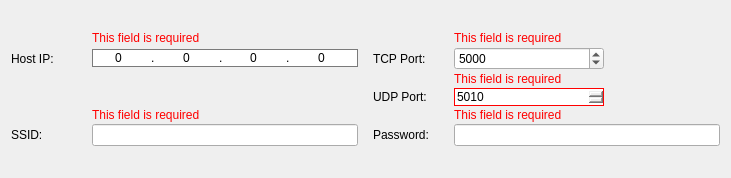
<?xml version="1.0" encoding="UTF-8"?>
<ui version="4.0">
 <class>Form_wifi_config</class>
 <widget class="QWidget" name="Form_wifi_config">
  <property name="geometry">
   <rect>
    <x>0</x>
    <y>0</y>
    <width>731</width>
    <height>178</height>
   </rect>
  </property>
  <property name="windowTitle">
   <string>Form</string>
  </property>
  <layout class="QVBoxLayout" name="verticalLayout_wifi_config">
   <item>
    <layout class="QGridLayout" name="gridLayout_wifi_config" rowstretch="1,0,0,0,0,0" columnstretch="1,4,1,4">
     <property name="horizontalSpacing">
      <number>15</number>
     </property>
     <property name="verticalSpacing">
      <number>2</number>
     </property>
     <item row="2" column="3">
      <widget class="QLabel" name="label_udp_port_status_msg">
       <property name="sizePolicy">
        <sizepolicy hsizetype="Preferred" vsizetype="Fixed">
         <horstretch>0</horstretch>
         <verstretch>0</verstretch>
        </sizepolicy>
       </property>
       <property name="palette">
        <palette>
         <active>
          <colorrole role="WindowText">
           <brush brushstyle="SolidPattern">
            <color alpha="255">
             <red>255</red>
             <green>0</green>
             <blue>0</blue>
            </color>
           </brush>
          </colorrole>
         </active>
         <inactive>
          <colorrole role="WindowText">
           <brush brushstyle="SolidPattern">
            <color alpha="255">
             <red>255</red>
             <green>0</green>
             <blue>0</blue>
            </color>
           </brush>
          </colorrole>
         </inactive>
         <disabled>
          <colorrole role="WindowText">
           <brush brushstyle="SolidPattern">
            <color alpha="255">
             <red>120</red>
             <green>120</green>
             <blue>120</blue>
            </color>
           </brush>
          </colorrole>
         </disabled>
        </palette>
       </property>
       <property name="text">
        <string>This field is required</string>
       </property>
       <property name="alignment">
        <set>Qt::AlignBottom|Qt::AlignLeading|Qt::AlignLeft</set>
       </property>
      </widget>
     </item>
     <item row="1" column="0">
      <widget class="QLabel" name="label_host_ip">
       <property name="text">
        <string>Host IP: </string>
       </property>
      </widget>
     </item>
     <item row="5" column="2">
      <widget class="QLabel" name="label_pass">
       <property name="text">
        <string>Password: </string>
       </property>
      </widget>
     </item>
     <item row="5" column="0">
      <widget class="QLabel" name="label_ssid">
       <property name="text">
        <string>SSID:</string>
       </property>
      </widget>
     </item>
     <item row="4" column="3">
      <widget class="QLabel" name="label_pass_status_msg">
       <property name="sizePolicy">
        <sizepolicy hsizetype="Preferred" vsizetype="Fixed">
         <horstretch>0</horstretch>
         <verstretch>0</verstretch>
        </sizepolicy>
       </property>
       <property name="palette">
        <palette>
         <active>
          <colorrole role="WindowText">
           <brush brushstyle="SolidPattern">
            <color alpha="255">
             <red>255</red>
             <green>0</green>
             <blue>0</blue>
            </color>
           </brush>
          </colorrole>
         </active>
         <inactive>
          <colorrole role="WindowText">
           <brush brushstyle="SolidPattern">
            <color alpha="255">
             <red>255</red>
             <green>0</green>
             <blue>0</blue>
            </color>
           </brush>
          </colorrole>
         </inactive>
         <disabled>
          <colorrole role="WindowText">
           <brush brushstyle="SolidPattern">
            <color alpha="255">
             <red>120</red>
             <green>120</green>
             <blue>120</blue>
            </color>
           </brush>
          </colorrole>
         </disabled>
        </palette>
       </property>
       <property name="text">
        <string>This field is required</string>
       </property>
       <property name="alignment">
        <set>Qt::AlignBottom|Qt::AlignLeading|Qt::AlignLeft</set>
       </property>
      </widget>
     </item>
     <item row="0" column="1">
      <widget class="QLabel" name="label_host_ip_status_msg">
       <property name="sizePolicy">
        <sizepolicy hsizetype="Preferred" vsizetype="Fixed">
         <horstretch>0</horstretch>
         <verstretch>0</verstretch>
        </sizepolicy>
       </property>
       <property name="palette">
        <palette>
         <active>
          <colorrole role="WindowText">
           <brush brushstyle="SolidPattern">
            <color alpha="255">
             <red>255</red>
             <green>0</green>
             <blue>0</blue>
            </color>
           </brush>
          </colorrole>
          <colorrole role="PlaceholderText">
           <brush brushstyle="SolidPattern">
            <color alpha="128">
             <red>0</red>
             <green>0</green>
             <blue>0</blue>
            </color>
           </brush>
          </colorrole>
         </active>
         <inactive>
          <colorrole role="WindowText">
           <brush brushstyle="SolidPattern">
            <color alpha="255">
             <red>255</red>
             <green>0</green>
             <blue>0</blue>
            </color>
           </brush>
          </colorrole>
          <colorrole role="PlaceholderText">
           <brush brushstyle="SolidPattern">
            <color alpha="128">
             <red>0</red>
             <green>0</green>
             <blue>0</blue>
            </color>
           </brush>
          </colorrole>
         </inactive>
         <disabled>
          <colorrole role="WindowText">
           <brush brushstyle="SolidPattern">
            <color alpha="255">
             <red>120</red>
             <green>120</green>
             <blue>120</blue>
            </color>
           </brush>
          </colorrole>
          <colorrole role="PlaceholderText">
           <brush brushstyle="SolidPattern">
            <color alpha="128">
             <red>0</red>
             <green>0</green>
             <blue>0</blue>
            </color>
           </brush>
          </colorrole>
         </disabled>
        </palette>
       </property>
       <property name="text">
        <string>This field is required</string>
       </property>
       <property name="alignment">
        <set>Qt::AlignBottom|Qt::AlignLeading|Qt::AlignLeft</set>
       </property>
      </widget>
     </item>
     <item row="5" column="3">
      <widget class="QLineEdit" name="lineEdit_pass">
       <property name="echoMode">
        <enum>QLineEdit::Password</enum>
       </property>
      </widget>
     </item>
     <item row="3" column="2">
      <widget class="QLabel" name="label_udp_port">
       <property name="text">
        <string>UDP Port:</string>
       </property>
      </widget>
     </item>
     <item row="5" column="1">
      <widget class="QLineEdit" name="lineEdit_ssid"/>
     </item>
     <item row="4" column="1">
      <widget class="QLabel" name="label_ssid_status_msg">
       <property name="sizePolicy">
        <sizepolicy hsizetype="Preferred" vsizetype="Fixed">
         <horstretch>0</horstretch>
         <verstretch>0</verstretch>
        </sizepolicy>
       </property>
       <property name="palette">
        <palette>
         <active>
          <colorrole role="WindowText">
           <brush brushstyle="SolidPattern">
            <color alpha="255">
             <red>255</red>
             <green>0</green>
             <blue>0</blue>
            </color>
           </brush>
          </colorrole>
         </active>
         <inactive>
          <colorrole role="WindowText">
           <brush brushstyle="SolidPattern">
            <color alpha="255">
             <red>255</red>
             <green>0</green>
             <blue>0</blue>
            </color>
           </brush>
          </colorrole>
         </inactive>
         <disabled>
          <colorrole role="WindowText">
           <brush brushstyle="SolidPattern">
            <color alpha="255">
             <red>120</red>
             <green>120</green>
             <blue>120</blue>
            </color>
           </brush>
          </colorrole>
         </disabled>
        </palette>
       </property>
       <property name="text">
        <string>This field is required</string>
       </property>
       <property name="alignment">
        <set>Qt::AlignLeading|Qt::AlignLeft|Qt::AlignVCenter</set>
       </property>
      </widget>
     </item>
     <item row="3" column="3">
      <widget class="QSpinBox" name="spinBox_udp_port">
       <property name="sizePolicy">
        <sizepolicy hsizetype="Minimum" vsizetype="Fixed">
         <horstretch>0</horstretch>
         <verstretch>0</verstretch>
        </sizepolicy>
       </property>
       <property name="maximumSize">
        <size>
         <width>150</width>
         <height>16777215</height>
        </size>
       </property>
       <property name="sizeIncrement">
        <size>
         <width>0</width>
         <height>0</height>
        </size>
       </property>
       <property name="styleSheet">
        <string notr="true">border: 1px solid red</string>
       </property>
       <property name="accelerated">
        <bool>true</bool>
       </property>
       <property name="maximum">
        <number>65535</number>
       </property>
       <property name="value">
        <number>5010</number>
       </property>
      </widget>
     </item>
     <item row="1" column="1">
      <widget class="QGroupBox" name="groupBox_host_ip">
       <property name="sizePolicy">
        <sizepolicy hsizetype="Preferred" vsizetype="Fixed">
         <horstretch>0</horstretch>
         <verstretch>0</verstretch>
        </sizepolicy>
       </property>
       <property name="palette">
        <palette>
         <active>
          <colorrole role="Button">
           <brush brushstyle="SolidPattern">
            <color alpha="255">
             <red>255</red>
             <green>255</green>
             <blue>255</blue>
            </color>
           </brush>
          </colorrole>
          <colorrole role="Light">
           <brush brushstyle="SolidPattern">
            <color alpha="255">
             <red>255</red>
             <green>0</green>
             <blue>127</blue>
            </color>
           </brush>
          </colorrole>
          <colorrole role="Base">
           <brush brushstyle="SolidPattern">
            <color alpha="255">
             <red>255</red>
             <green>255</green>
             <blue>255</blue>
            </color>
           </brush>
          </colorrole>
          <colorrole role="Window">
           <brush brushstyle="SolidPattern">
            <color alpha="255">
             <red>255</red>
             <green>255</green>
             <blue>255</blue>
            </color>
           </brush>
          </colorrole>
         </active>
         <inactive>
          <colorrole role="Button">
           <brush brushstyle="SolidPattern">
            <color alpha="255">
             <red>255</red>
             <green>255</green>
             <blue>255</blue>
            </color>
           </brush>
          </colorrole>
          <colorrole role="Light">
           <brush brushstyle="SolidPattern">
            <color alpha="255">
             <red>255</red>
             <green>0</green>
             <blue>127</blue>
            </color>
           </brush>
          </colorrole>
          <colorrole role="Base">
           <brush brushstyle="SolidPattern">
            <color alpha="255">
             <red>255</red>
             <green>255</green>
             <blue>255</blue>
            </color>
           </brush>
          </colorrole>
          <colorrole role="Window">
           <brush brushstyle="SolidPattern">
            <color alpha="255">
             <red>255</red>
             <green>255</green>
             <blue>255</blue>
            </color>
           </brush>
          </colorrole>
         </inactive>
         <disabled>
          <colorrole role="Button">
           <brush brushstyle="SolidPattern">
            <color alpha="255">
             <red>255</red>
             <green>255</green>
             <blue>255</blue>
            </color>
           </brush>
          </colorrole>
          <colorrole role="Light">
           <brush brushstyle="SolidPattern">
            <color alpha="255">
             <red>255</red>
             <green>0</green>
             <blue>127</blue>
            </color>
           </brush>
          </colorrole>
          <colorrole role="Base">
           <brush brushstyle="SolidPattern">
            <color alpha="255">
             <red>255</red>
             <green>255</green>
             <blue>255</blue>
            </color>
           </brush>
          </colorrole>
          <colorrole role="Window">
           <brush brushstyle="SolidPattern">
            <color alpha="255">
             <red>255</red>
             <green>255</green>
             <blue>255</blue>
            </color>
           </brush>
          </colorrole>
         </disabled>
        </palette>
       </property>
       <property name="styleSheet">
        <string notr="true">background:white;
border: 1px solid rgb(122, 122, 122);</string>
       </property>
       <property name="title">
        <string/>
       </property>
       <property name="flat">
        <bool>false</bool>
       </property>
       <layout class="QHBoxLayout" name="horizontalLayout">
        <property name="leftMargin">
         <number>0</number>
        </property>
        <property name="topMargin">
         <number>0</number>
        </property>
        <property name="bottomMargin">
         <number>0</number>
        </property>
        <item>
         <widget class="QSpinBox" name="spinBox_byte_1">
          <property name="palette">
           <palette>
            <active>
             <colorrole role="Button">
              <brush brushstyle="SolidPattern">
               <color alpha="255">
                <red>255</red>
                <green>255</green>
                <blue>255</blue>
               </color>
              </brush>
             </colorrole>
             <colorrole role="Base">
              <brush brushstyle="SolidPattern">
               <color alpha="255">
                <red>255</red>
                <green>255</green>
                <blue>255</blue>
               </color>
              </brush>
             </colorrole>
             <colorrole role="Window">
              <brush brushstyle="SolidPattern">
               <color alpha="255">
                <red>255</red>
                <green>255</green>
                <blue>255</blue>
               </color>
              </brush>
             </colorrole>
            </active>
            <inactive>
             <colorrole role="Button">
              <brush brushstyle="SolidPattern">
               <color alpha="255">
                <red>255</red>
                <green>255</green>
                <blue>255</blue>
               </color>
              </brush>
             </colorrole>
             <colorrole role="Base">
              <brush brushstyle="SolidPattern">
               <color alpha="255">
                <red>255</red>
                <green>255</green>
                <blue>255</blue>
               </color>
              </brush>
             </colorrole>
             <colorrole role="Window">
              <brush brushstyle="SolidPattern">
               <color alpha="255">
                <red>255</red>
                <green>255</green>
                <blue>255</blue>
               </color>
              </brush>
             </colorrole>
            </inactive>
            <disabled>
             <colorrole role="Button">
              <brush brushstyle="SolidPattern">
               <color alpha="255">
                <red>255</red>
                <green>255</green>
                <blue>255</blue>
               </color>
              </brush>
             </colorrole>
             <colorrole role="Base">
              <brush brushstyle="SolidPattern">
               <color alpha="255">
                <red>255</red>
                <green>255</green>
                <blue>255</blue>
               </color>
              </brush>
             </colorrole>
             <colorrole role="Window">
              <brush brushstyle="SolidPattern">
               <color alpha="255">
                <red>255</red>
                <green>255</green>
                <blue>255</blue>
               </color>
              </brush>
             </colorrole>
            </disabled>
           </palette>
          </property>
          <property name="styleSheet">
           <string notr="true">border: 0px solid white</string>
          </property>
          <property name="alignment">
           <set>Qt::AlignCenter</set>
          </property>
          <property name="buttonSymbols">
           <enum>QAbstractSpinBox::NoButtons</enum>
          </property>
          <property name="showGroupSeparator" stdset="0">
           <bool>false</bool>
          </property>
          <property name="maximum">
           <number>255</number>
          </property>
         </widget>
        </item>
        <item>
         <widget class="QLabel" name="label_dot_1">
          <property name="sizePolicy">
           <sizepolicy hsizetype="Fixed" vsizetype="Fixed">
            <horstretch>0</horstretch>
            <verstretch>0</verstretch>
           </sizepolicy>
          </property>
          <property name="styleSheet">
           <string notr="true">border: 0px solid white</string>
          </property>
          <property name="text">
           <string>.</string>
          </property>
         </widget>
        </item>
        <item>
         <widget class="QSpinBox" name="spinBox_byte_2">
          <property name="palette">
           <palette>
            <active>
             <colorrole role="Button">
              <brush brushstyle="SolidPattern">
               <color alpha="255">
                <red>255</red>
                <green>255</green>
                <blue>255</blue>
               </color>
              </brush>
             </colorrole>
             <colorrole role="Base">
              <brush brushstyle="SolidPattern">
               <color alpha="255">
                <red>255</red>
                <green>255</green>
                <blue>255</blue>
               </color>
              </brush>
             </colorrole>
             <colorrole role="Window">
              <brush brushstyle="SolidPattern">
               <color alpha="255">
                <red>255</red>
                <green>255</green>
                <blue>255</blue>
               </color>
              </brush>
             </colorrole>
            </active>
            <inactive>
             <colorrole role="Button">
              <brush brushstyle="SolidPattern">
               <color alpha="255">
                <red>255</red>
                <green>255</green>
                <blue>255</blue>
               </color>
              </brush>
             </colorrole>
             <colorrole role="Base">
              <brush brushstyle="SolidPattern">
               <color alpha="255">
                <red>255</red>
                <green>255</green>
                <blue>255</blue>
               </color>
              </brush>
             </colorrole>
             <colorrole role="Window">
              <brush brushstyle="SolidPattern">
               <color alpha="255">
                <red>255</red>
                <green>255</green>
                <blue>255</blue>
               </color>
              </brush>
             </colorrole>
            </inactive>
            <disabled>
             <colorrole role="Button">
              <brush brushstyle="SolidPattern">
               <color alpha="255">
                <red>255</red>
                <green>255</green>
                <blue>255</blue>
               </color>
              </brush>
             </colorrole>
             <colorrole role="Base">
              <brush brushstyle="SolidPattern">
               <color alpha="255">
                <red>255</red>
                <green>255</green>
                <blue>255</blue>
               </color>
              </brush>
             </colorrole>
             <colorrole role="Window">
              <brush brushstyle="SolidPattern">
               <color alpha="255">
                <red>255</red>
                <green>255</green>
                <blue>255</blue>
               </color>
              </brush>
             </colorrole>
            </disabled>
           </palette>
          </property>
          <property name="styleSheet">
           <string notr="true">border: 0px solid white</string>
          </property>
          <property name="alignment">
           <set>Qt::AlignCenter</set>
          </property>
          <property name="buttonSymbols">
           <enum>QAbstractSpinBox::NoButtons</enum>
          </property>
          <property name="maximum">
           <number>255</number>
          </property>
         </widget>
        </item>
        <item>
         <widget class="QLabel" name="label_dot_2">
          <property name="sizePolicy">
           <sizepolicy hsizetype="Fixed" vsizetype="Fixed">
            <horstretch>0</horstretch>
            <verstretch>0</verstretch>
           </sizepolicy>
          </property>
          <property name="styleSheet">
           <string notr="true">border: 0px solid white</string>
          </property>
          <property name="text">
           <string>.</string>
          </property>
         </widget>
        </item>
        <item>
         <widget class="QSpinBox" name="spinBox_byte_3">
          <property name="palette">
           <palette>
            <active>
             <colorrole role="Button">
              <brush brushstyle="SolidPattern">
               <color alpha="255">
                <red>255</red>
                <green>255</green>
                <blue>255</blue>
               </color>
              </brush>
             </colorrole>
             <colorrole role="Base">
              <brush brushstyle="SolidPattern">
               <color alpha="255">
                <red>255</red>
                <green>255</green>
                <blue>255</blue>
               </color>
              </brush>
             </colorrole>
             <colorrole role="Window">
              <brush brushstyle="SolidPattern">
               <color alpha="255">
                <red>255</red>
                <green>255</green>
                <blue>255</blue>
               </color>
              </brush>
             </colorrole>
            </active>
            <inactive>
             <colorrole role="Button">
              <brush brushstyle="SolidPattern">
               <color alpha="255">
                <red>255</red>
                <green>255</green>
                <blue>255</blue>
               </color>
              </brush>
             </colorrole>
             <colorrole role="Base">
              <brush brushstyle="SolidPattern">
               <color alpha="255">
                <red>255</red>
                <green>255</green>
                <blue>255</blue>
               </color>
              </brush>
             </colorrole>
             <colorrole role="Window">
              <brush brushstyle="SolidPattern">
               <color alpha="255">
                <red>255</red>
                <green>255</green>
                <blue>255</blue>
               </color>
              </brush>
             </colorrole>
            </inactive>
            <disabled>
             <colorrole role="Button">
              <brush brushstyle="SolidPattern">
               <color alpha="255">
                <red>255</red>
                <green>255</green>
                <blue>255</blue>
               </color>
              </brush>
             </colorrole>
             <colorrole role="Base">
              <brush brushstyle="SolidPattern">
               <color alpha="255">
                <red>255</red>
                <green>255</green>
                <blue>255</blue>
               </color>
              </brush>
             </colorrole>
             <colorrole role="Window">
              <brush brushstyle="SolidPattern">
               <color alpha="255">
                <red>255</red>
                <green>255</green>
                <blue>255</blue>
               </color>
              </brush>
             </colorrole>
            </disabled>
           </palette>
          </property>
          <property name="styleSheet">
           <string notr="true">border: 0px solid white</string>
          </property>
          <property name="alignment">
           <set>Qt::AlignCenter</set>
          </property>
          <property name="buttonSymbols">
           <enum>QAbstractSpinBox::NoButtons</enum>
          </property>
          <property name="maximum">
           <number>255</number>
          </property>
         </widget>
        </item>
        <item>
         <widget class="QLabel" name="label_dot_3">
          <property name="sizePolicy">
           <sizepolicy hsizetype="Fixed" vsizetype="Fixed">
            <horstretch>0</horstretch>
            <verstretch>0</verstretch>
           </sizepolicy>
          </property>
          <property name="styleSheet">
           <string notr="true">border: 0px solid white</string>
          </property>
          <property name="text">
           <string>.</string>
          </property>
         </widget>
        </item>
        <item>
         <widget class="QSpinBox" name="spinBox_byte_4">
          <property name="palette">
           <palette>
            <active>
             <colorrole role="Button">
              <brush brushstyle="SolidPattern">
               <color alpha="255">
                <red>255</red>
                <green>255</green>
                <blue>255</blue>
               </color>
              </brush>
             </colorrole>
             <colorrole role="Base">
              <brush brushstyle="SolidPattern">
               <color alpha="255">
                <red>255</red>
                <green>255</green>
                <blue>255</blue>
               </color>
              </brush>
             </colorrole>
             <colorrole role="Window">
              <brush brushstyle="SolidPattern">
               <color alpha="255">
                <red>255</red>
                <green>255</green>
                <blue>255</blue>
               </color>
              </brush>
             </colorrole>
            </active>
            <inactive>
             <colorrole role="Button">
              <brush brushstyle="SolidPattern">
               <color alpha="255">
                <red>255</red>
                <green>255</green>
                <blue>255</blue>
               </color>
              </brush>
             </colorrole>
             <colorrole role="Base">
              <brush brushstyle="SolidPattern">
               <color alpha="255">
                <red>255</red>
                <green>255</green>
                <blue>255</blue>
               </color>
              </brush>
             </colorrole>
             <colorrole role="Window">
              <brush brushstyle="SolidPattern">
               <color alpha="255">
                <red>255</red>
                <green>255</green>
                <blue>255</blue>
               </color>
              </brush>
             </colorrole>
            </inactive>
            <disabled>
             <colorrole role="Button">
              <brush brushstyle="SolidPattern">
               <color alpha="255">
                <red>255</red>
                <green>255</green>
                <blue>255</blue>
               </color>
              </brush>
             </colorrole>
             <colorrole role="Base">
              <brush brushstyle="SolidPattern">
               <color alpha="255">
                <red>255</red>
                <green>255</green>
                <blue>255</blue>
               </color>
              </brush>
             </colorrole>
             <colorrole role="Window">
              <brush brushstyle="SolidPattern">
               <color alpha="255">
                <red>255</red>
                <green>255</green>
                <blue>255</blue>
               </color>
              </brush>
             </colorrole>
            </disabled>
           </palette>
          </property>
          <property name="styleSheet">
           <string notr="true">border: 0px solid white</string>
          </property>
          <property name="alignment">
           <set>Qt::AlignCenter</set>
          </property>
          <property name="buttonSymbols">
           <enum>QAbstractSpinBox::NoButtons</enum>
          </property>
          <property name="maximum">
           <number>255</number>
          </property>
         </widget>
        </item>
       </layout>
      </widget>
     </item>
     <item row="1" column="3">
      <widget class="QSpinBox" name="spinBox_tcp_port">
       <property name="sizePolicy">
        <sizepolicy hsizetype="Minimum" vsizetype="Fixed">
         <horstretch>0</horstretch>
         <verstretch>0</verstretch>
        </sizepolicy>
       </property>
       <property name="maximumSize">
        <size>
         <width>150</width>
         <height>16777215</height>
        </size>
       </property>
       <property name="wrapping">
        <bool>false</bool>
       </property>
       <property name="buttonSymbols">
        <enum>QAbstractSpinBox::UpDownArrows</enum>
       </property>
       <property name="accelerated">
        <bool>true</bool>
       </property>
       <property name="maximum">
        <number>65535</number>
       </property>
       <property name="value">
        <number>5000</number>
       </property>
      </widget>
     </item>
     <item row="0" column="3">
      <widget class="QLabel" name="label_tcp_port_status_msg">
       <property name="sizePolicy">
        <sizepolicy hsizetype="Preferred" vsizetype="Fixed">
         <horstretch>0</horstretch>
         <verstretch>0</verstretch>
        </sizepolicy>
       </property>
       <property name="palette">
        <palette>
         <active>
          <colorrole role="WindowText">
           <brush brushstyle="SolidPattern">
            <color alpha="255">
             <red>255</red>
             <green>0</green>
             <blue>0</blue>
            </color>
           </brush>
          </colorrole>
         </active>
         <inactive>
          <colorrole role="WindowText">
           <brush brushstyle="SolidPattern">
            <color alpha="255">
             <red>255</red>
             <green>0</green>
             <blue>0</blue>
            </color>
           </brush>
          </colorrole>
         </inactive>
         <disabled>
          <colorrole role="WindowText">
           <brush brushstyle="SolidPattern">
            <color alpha="255">
             <red>120</red>
             <green>120</green>
             <blue>120</blue>
            </color>
           </brush>
          </colorrole>
         </disabled>
        </palette>
       </property>
       <property name="text">
        <string>This field is required</string>
       </property>
       <property name="alignment">
        <set>Qt::AlignBottom|Qt::AlignLeading|Qt::AlignLeft</set>
       </property>
      </widget>
     </item>
     <item row="1" column="2">
      <widget class="QLabel" name="label_tcp_port">
       <property name="text">
        <string>TCP Port:</string>
       </property>
      </widget>
     </item>
    </layout>
   </item>
  </layout>
 </widget>
 <resources/>
 <connections/>
</ui>
